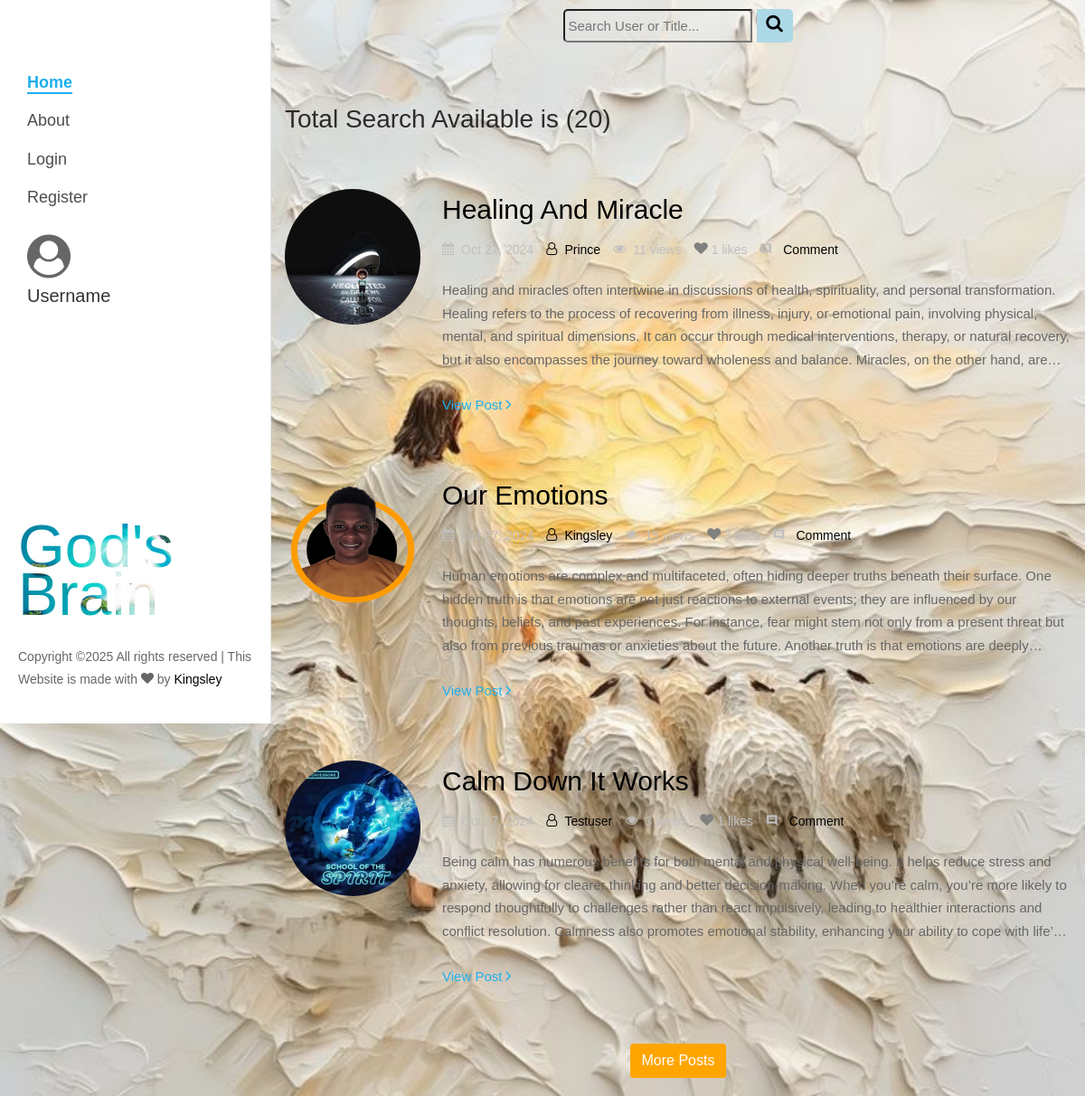
/search/, run on an earlier commit of the app's database.
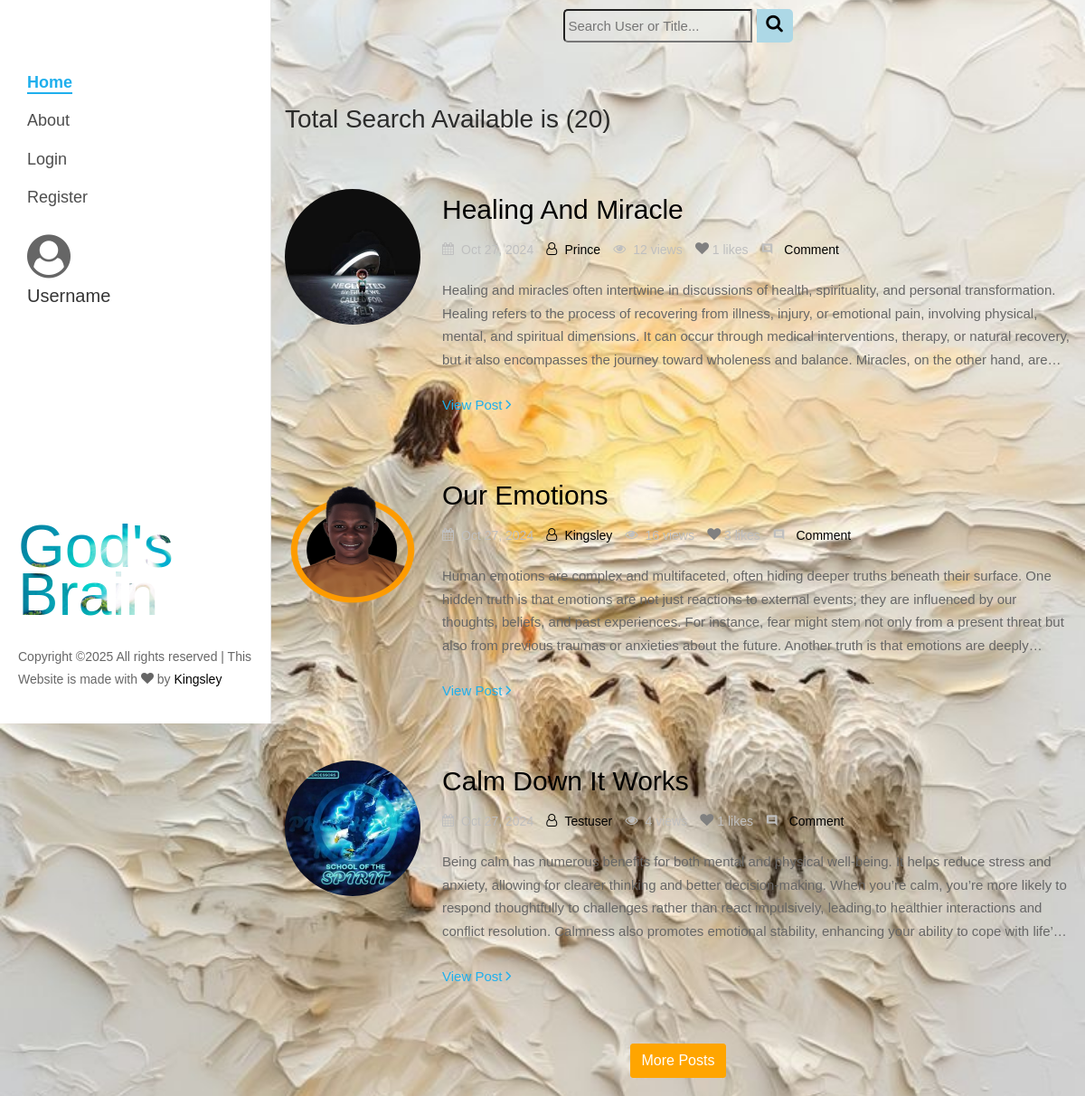
And on a later commit of the database.
### posts/models.py (models this page shows, shortened)
class Post(models.Model):
    title = models.CharField(max_length=100)
    content = models.TextField()
    views = models.PositiveIntegerField(default=0)
    likes = models.ManyToManyField(User, related_name='liked_posts', blank=True)
    date_posted = models.DateTimeField(auto_now_add=True)
    author = models.ForeignKey(User, on_delete=models.CASCADE)
    def total_likes(self):
        return self.likes.count()

### users/models.py (models this page shows, shortened)
class Profile(models.Model):
    user = models.OneToOneField(User, on_delete=models.CASCADE)
    image = models.ImageField(upload_to='profile-pics', default='icon.png')

### posts/views.py (the view)
# urls.py: path('search/', views.SearchResult.as_view(), name='search'),
class SearchResult(ListView):
    model = Post
    template_name = "posts/search.html"
    context_object_name = "postss"
    def get_queryset(self):
        query = self.request.GET.get('q', '')
        results = Post.objects.filter(
            Q(title__icontains=query) | Q(author__username__icontains=query)
        ).order_by('-date_posted').distinct()
        return results
    def get_context_data(self, **kwargs):
        context = super().get_context_data(**kwargs)
        context['posts_num'] = self.get_queryset().count()
        posts_in_page = context['postss']
        context['posts'] = posts_in_page[:3]
        context['loadMore'] = len(context['postss']) > len(context['posts'])
        context['titles'] = 'Search Results'
        context['search'] = self.request.GET.get('q', '')
        for post in posts_in_page:
            post.total_comments = Comment.objects.filter(post=post).count()
        return context

### posts/templates/posts/search.html (shortened to what this page needs)
{% extends 'posts/no_footer_base.html' %}
{% load static %}
{% block no-footer-content %}
<div class="container fadeInDown ftco-animated" style="margin: auto; display: grid; place-items: center;">
    <form method="get" action="{% url 'search' %}" id="search-form" style="margin-top: 10px;">
        <div class="form-group d-flex align-items-center">
            <div id="search-input">
                <input type="search" placeholder="Search User or Title..." name="q" style="padding: 3px; border-radius: 5px 0px 0px 5px;">
                <button type="submit" id="search-btn">
                    <span class="icon icon-search" style="font-size: 20px"></span>
                </button>
            </div>
        </div>
    </form>
    <div class="col-md-12 mt-5 fadeInUp ftco-animated">
        <h3>Total Search Available is ({{posts_num}})</h3>
    </div>
    <div id="postHead">
    {% for post in posts %}
    <div class="col-md-12 mt-5 fadeInUp ftco-animated">
        <div class="blog-entry ftco-animate d-md-flex fadeInUp ftco-animated">
            <img src="{{ post.author.profile.image.url }}" class="img img-2">
            <div class="text text-2 pl-md-4">
                <h3 class="mb-2"><a href="single.html">{{ post.title }}</a></h3>
                <div class="meta-wrap">
                    <p class="meta">
                    <span><i class="icon-calendar mr-2"></i>{{ post.date_posted|date:"M d, Y" }}</span>
                    <span><a href="{% url 'profile' post.author.username %}"><i class="icon-user-o mr-2"></i>{{ post.author }}</a></span>
                    <span><i class="icon-eye mr-2"></i>{{ post.views }} views</span>
                    <span id="like-section-{{ post.pk }}">
                        <button
                            onclick="toggleLike({{ post.pk }}, '{% url 'toggle_like' post.pk %}')"
                            id="like-button-{{ post.pk }}"
                            style="border: none; background: none; cursor: pointer; outline: none; padding: 0;">
                            <i class="icon-heart"
                               id="like-icon-{{ post.pk }}"
                               style="color: {% if user in post.likes.all %}red{% else %}gray{% endif %}; font-size: 15px;">
                            </i>
                        </button>
                        <span id="like-count-{{ post.pk }}">{{ post.total_likes }} likes</span>
                        <span><i class="icon-comment2 mr-2"></i><a href="{% url 'post_detail' post.id %}">{{post.total_comments}} Comment</a></span>
                    </span>
                    </p>
                </div>
                <p class="mb-4" id="clamp">{{ post.content }}</p>
                <p><a href="{% url 'post_detail' post.id %}" class="btn-custom">View Post <span class="ion-ios-arrow-forward"></span></a></p>
            </div>
        </div>
    </div>
    {% empty %}
        <h3>No Result Found</h3>
    {% endfor %}
    </div>
    <div style="margin-bottom: 20px">
        {% if loadMore is True %}
        <form id="loadMore" style="diplay: flex; margin: auto">
            <button
                type="button"
                class="btn btn-link"
                style="background-color: orange; border-radius: 3px; border: 1px orange solid; color: white; text-decoration: none"
                onclick="LoadMore('{{ search }}')">
                More Posts
            </button>
        </form>
        {% endif %}
    </div>
</div>
{% endblock %}

### posts/templates/posts/no_footer_base.html (shortened to what this page needs)
{% load static %}
<!DOCTYPE html>
<html lang="en">
  <head>
    <link rel="stylesheet" href="{% static 'css/open-iconic-bootstrap.min.css' %}">
    <link rel="stylesheet" href="{% static 'css/animate.css' %}">
    <link rel="stylesheet" href="{% static 'css/owl.carousel.min.css' %}">
    <link rel="stylesheet" href="{% static 'css/owl.theme.default.min.css' %}">
    <link rel="stylesheet" href="{% static 'css/magnific-popup.css' %}">
    <link rel="stylesheet" href="{% static 'css/aos.css' %}">
    <link rel="stylesheet" href="{% static 'css/ionicons.min.css' %}">
    <link rel="stylesheet" href="{% static 'css/bootstrap-datepicker.css' %}">
    <link rel="stylesheet" href="{% static 'css/jquery.timepicker.css' %}">
    <link rel="stylesheet" href="{% static 'css/flaticon.css' %}">
    <link rel="stylesheet" href="{% static 'css/icomoon.css' %}">
    <link rel="stylesheet" href="{% static 'css/style.css' %}">
  </head>
<body style="background-image: url({% static 'images/main_bg.jpg' %}); background-size: cover; background-repeat: no-repeat; background-position: center; background-attachment: fixed;">
<div id="colorlib-page">
		<aside id="colorlib-aside" role="complementary" class="js-fullheight">
			<nav id="colorlib-main-menu" role="navigation">
				<ul>
					<li class="colorlib-active"><a href="{% url 'home' %}">Home</a></li>
					<li><a href="{% url 'about' %}">About</a></li>
					{% if user.is_authenticated %}
					<li><a href="{% url 'post' %}">Post</a></li>
					<a href="{% url 'profile' user.username %}" class="text-decoration-none">
						<div>
							<img src="{{ user.profile.image.url }}" style="width: 50px; height: 50px; border-radius: 50%;">
							<span><h5>{{ user.username }}</h5></span>
						</div>
					</a>
					{% else %}
                      <li><a href="{% url 'login' %}">Login</a></li>
                      <li><a href="{% url 'register' %}">Register</a></li>
                      <div class="mb-4 mt-4">
						<i class="icon icon-user-circle" style="font-size: 3rem;"></i>
						<span><h5>Username</h5></span>
					  </div>
					{% endif %}
				</ul>
			</nav>
			<div class="colorlib-footer">
				<h1 id="colorlib-logo" class="mb-4"><a href="{% url 'home' %}" style="background-image: url({% static 'images/image_2.jpg' %}); font-family: 'Impact', 'Arial Black', sans-serif; font-size: clamp(1.5rem, 90%, 5rem);">God's <span>Brain</span></a></h1>
				<p class="pfooter">
			Copyright &copy;<script>document.write(new Date().getFullYear());</script> All rights reserved | This Website is made with <i class="icon-heart" aria-hidden="true"></i> by <a href="{% url 'about' %}" target="_blank">Kingsley</a>
			</p>
			</div>
		</aside>
		<div id="colorlib-main">
			<section class="ftco-about img ftco-section ftco-no-pt ftco-no-pb" id="about-section">
	    	  <div class="container-fluid px-0">
	    		<div class="row d-flex">
	    			{% block no-footer-content %}{% endblock %}
                </div>
              </div>
            </section>
		</div>
	</div>
  </body>
</html>

### posts/static/css/icomoon.css (style rules this page uses)
[class^="icon-"], [class*=" icon-"] { font-family: 'icomoon' !important; speak: none; font-style: normal; font-weight: normal; font-variant: normal; text-transform: none; line-height: 1; -webkit-font-smoothing: antialiased; -moz-osx-font-smoothing: grayscale; }
.icon-search:before { content: "\f002"; }
.icon-heart:before { content: "\f004"; }
.icon-eye:before { content: "\f06e"; }
.icon-calendar:before { content: "\f073"; }
.icon-user-circle:before { content: "\f2bd"; }
.icon-user-o:before { content: "\f2c0"; }
.icon-comment2:before { content: "\e0b9"; }

### posts/templates/posts/no_footer_base.html (style rules this page uses)
html, body { scroll-behavior: smooth; }
p button { color: #fff; background-color: #333; height: 30px; border-radius: 5px; }
input { border-radius: 5px; background-color: transparent; }
#clamp { display: -webkit-box; -webkit-box-orient: vertical; -webkit-line-clamp: 4; overflow: hidden; text-overflow: ellipsis; max-height: calc(1.7em * 4); line-height: 1.7em; }
#search-btn { border: 1px; border-radius: 0px 5px 5px 0px; background-color: lightblue; width: 40px; padding: 5px; }

What changed in the data, as far as the page shows it:
changed Post "Healing And Miracle": views "11" → "12"
changed Post "Our Emotions": views "15" → "16"
changed Post "Calm Down It Works": views "3" → "4"
